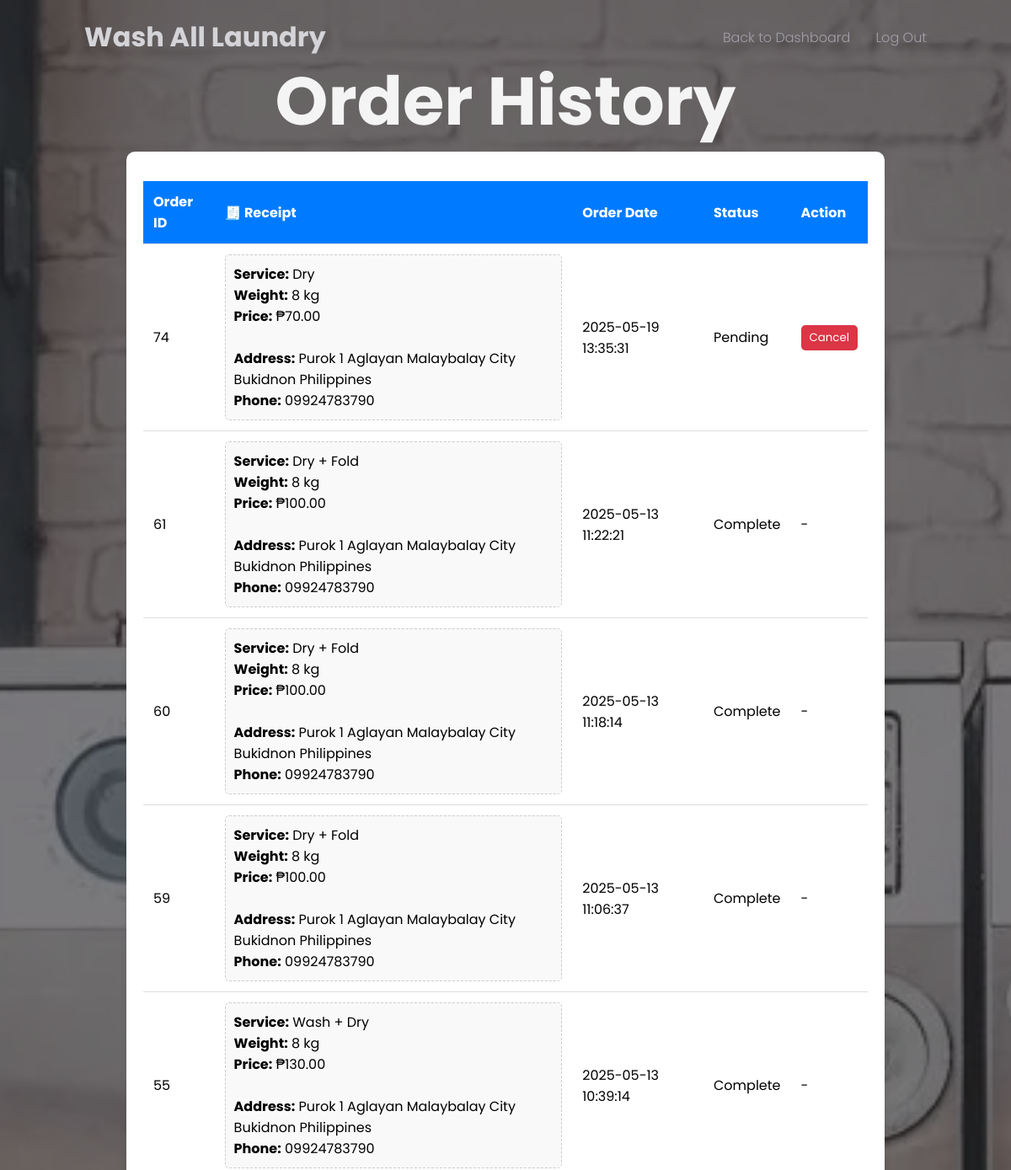
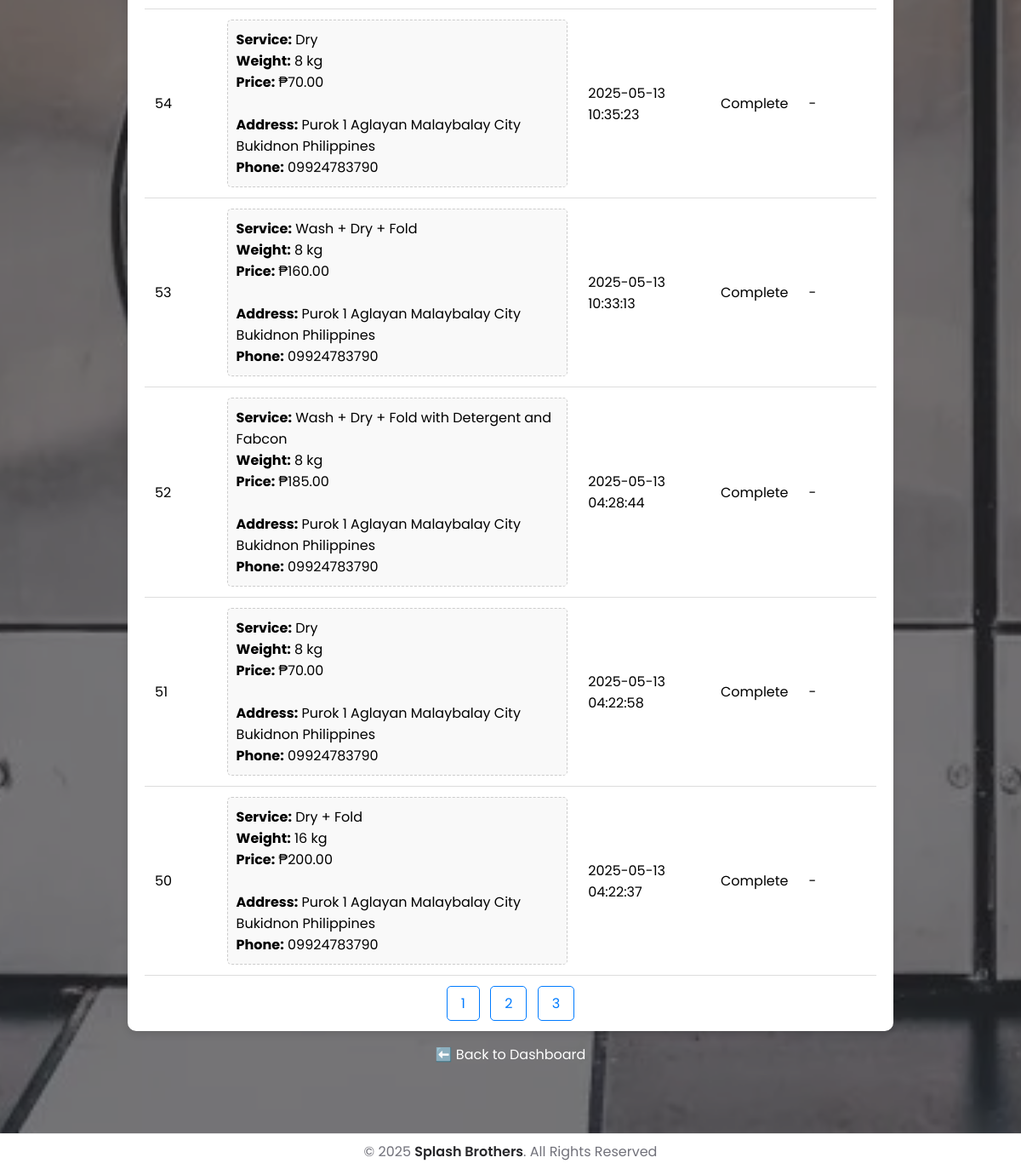
The app's page /order_history.php (signed in) with its own data (2 pictures, top to bottom).
### tables this page shows
CREATE TABLE `orders` (
  `id` int(11) NOT NULL,
  `customer_id` int(11) NOT NULL,
  `service_type` varchar(100) NOT NULL,
  `weight` float NOT NULL,
  `order_date` datetime NOT NULL,
  `status` varchar(50) NOT NULL,
  `total_amount` decimal(10,2) DEFAULT NULL,
  `detergent` varchar(50) DEFAULT NULL,
  `created_at` datetime DEFAULT current_timestamp(),
  `address` varchar(255) NOT NULL,
  `phone` varchar(20) NOT NULL
);

### order_history.php (the view, shortened to what this page needs)
<?php
include 'config.php';
$customer_id = $_SESSION['customer_id'];
$limit = 10;
$page = isset($_GET['page']) ? (int)$_GET['page'] : 1;
$offset = ($page - 1) * $limit;
$sql = "SELECT * FROM orders WHERE customer_id = '$customer_id'";
$sql .= " ORDER BY order_date DESC LIMIT $limit OFFSET $offset";
$result = mysqli_query($conn, $sql);
function calculate_price($service_type, $weight) {
    $base_price = 0;
    $weight_kg = (int)$weight;
    switch ($service_type) {
        case 'Dry': $base_price = 70; break;
        case 'Dry + Fold': $base_price = 100; break;
        case 'Wash + Dry': $base_price = 130; break;
        case 'Wash + Dry + Fold': $base_price = 160; break;
        case 'Wash + Dry + Fold with Detergent and Fabcon': $base_price = 185; break;
    }
    return in_array($weight_kg, [8, 16, 24, 32]) ? $base_price * ($weight_kg / 8) : 0;
}
$total_sql = "SELECT COUNT(*) as total_orders FROM orders WHERE customer_id = '$customer_id'";
$total_result = mysqli_query($conn, $total_sql);
$total_row = mysqli_fetch_assoc($total_result);
$total_orders = $total_row['total_orders'];
$total_pages = ceil($total_orders / $limit);
?>
<!DOCTYPE html>
<html lang="en">
<head>
    <link rel="stylesheet" href="User/style.css">
    <link rel="stylesheet" href="https://cdnjs.cloudflare.com/ajax/libs/font-awesome/6.1.2/css/all.min.css">
    <link rel="stylesheet" href="https://cdnjs.cloudflare.com/ajax/libs/aos/2.3.4/aos.css">
</head>
<body>
<header>
    <a href="#" class="logo" data-aos="fade-down">Wash All Laundry</a>
    <ul class="nav">
        <li data-aos="fade-down"><a href="User/index.php">Back to Dashboard</a></li>
        <li data-aos="fade-down"><a href="index.php">Log Out</a></li>
    </ul>
</header>
<section class="hero_section" id="home">
<div class="content">
            <h2 data-aos="fade-down" data-aos-delay="50">Order History</h2>
    <div class="content container">
        <?php if (mysqli_num_rows($result) > 0): ?>
        <table data-aos="fade-up" data-aos-delay="150">
            <tr>
                <th>Order ID</th>
                <th>🧾 Receipt</th>
                <th>Order Date</th>
                <th>Status</th>
                <th>Action</th>
            </tr>
            <?php while ($row = mysqli_fetch_assoc($result)): ?>
            <tr>
                <td><?php echo $row['id']; ?></td>
                <td>
                    <div class="receipt-box">
                        <strong>Service:</strong> <?php echo htmlspecialchars($row['service_type']); ?><br>
                        <strong>Weight:</strong> <?php echo (int)$row['weight']; ?> kg<br>
                        <strong>Price:</strong> ₱<?php echo number_format(calculate_price($row['service_type'], $row['weight']), 2); ?><br><br>
                        <strong>Address:</strong> <?php echo htmlspecialchars($row['address']); ?><br>
                        <strong>Phone:</strong> <?php echo htmlspecialchars($row['phone']); ?><br>
                    </div>
                </td>
                <td><?php echo $row['order_date']; ?></td>
                <td><?php echo $row['status']; ?></td>
                <td>
                    <?php if ($row['status'] == 'Pending'): ?>
                    <form action="customer_cancel_order.php" method="post">
                        <button type="submit" class="cancel-btn" onclick="return confirm('Cancel this order?')">Cancel</button>
                    </form>
                    <?php else: ?>
                    <span>-</span>
                    <?php endif; ?>
                </td>
            </tr>
            <?php endwhile; ?>
        </table>
        <?php else: ?>
        <p style="color: black;" data-aos="fade-in">You have no orders yet.</p>
        <?php endif; ?>
        <div class="pagination" data-aos="fade-up" data-aos-delay="200">
            <?php for ($i = 1; $i <= $total_pages; $i++): ?>
            <a href="order_history.php?page=<?php echo $i; ?>"><?php echo $i; ?></a>
            <?php endfor; ?>
        </div>
            </div>
            <a style="color: white; margin-top: 15px;" href="dashboard.php" class="back-link">⬅️ Back to Dashboard</a>
            </div>
        </section>
        <div class="cp">
            <p>&copy; 2025 <a href="#">Splash Brothers</a>. All Rights Reserved</p>
        </div>
</body>
</html>

### User/style.css (style rules this page uses)
* { margin: 0; padding: 0; font-family: "Poppins", sans-serif; box-sizing: border-box; scroll-behavior: smooth; border: none; outline: none; list-style: none; text-decoration: none; -webkit-user-select: none; -moz-user-select: none; user-select: none; transition: all 300ms ease; }
body { font-size: 1em; }
section { padding: 80px 20px; display: flex; flex-direction: column; align-items: center; justify-content: center; }
.container { max-width: 1140px; }
header { position: fixed; top: 0; left: 0; width: 100%; padding: 20px 100px; z-index: 100000; display: flex; justify-content: space-between; align-items: center; transition: 0.5s; }
header .logo { color: #D4D4D8; font-weight: 700; font-size: 2em; text-decoration: none; }
header .nav { position: relative; display: flex; }
header .nav li { margin: 0 0 0 30px; }
header .nav li a { color: #A1A1AA; font-weight: 300; }
.hero_section { position: relative; min-height: 100vh; background: url(../User/image/bg4.jpg) no-repeat; background-size: cover; background-position: center; display: flex; align-items: center; justify-content: center; z-index: 1; }
.hero_section::before { content: ""; position: absolute; inset: 0; width: 100%; height: 100%; background-color: #27272A; opacity: 0.6; z-index: -1; }
.hero_section .content { max-width: 900px; display: flex; flex-direction: column; align-items: center; text-align: center; }
.hero_section .content h2 { font-size: 5em; font-weight: 700; line-height: 1; color: #F4F4F5; }
.cp { padding: 8px 20px; border-top: 1px solid rgba(0, 0, 0, 0.1); text-align: center; width: 100%; justify-content: center; }
.cp p { color: #71717A; }
.cp a { color: #27272A; font-weight: 600; }

### order_history.php (style rules this page uses)
.container { max-width: 800px; margin: auto; background-color: white; border-radius: 10px; padding: 20px; box-shadow: 0 4px 10px rgba(0,0,0,0.1); }
table { width: 100%; border-collapse: collapse; margin-top: 15px; }
th, td { padding: 12px; text-align: left; border-bottom: 1px solid #ddd; }
th { background-color: #007bff; color: white; }
.receipt-box { background-color: #f9f9f9; padding: 10px; border-radius: 5px; border: 1px dashed #ccc; }
.cancel-btn { background-color: #dc3545; color: white; padding: 5px 10px; border: none; border-radius: 5px; cursor: pointer; }
.pagination { margin-top: 20px; text-align: center; }
.pagination a { color: #007bff; padding: 8px 16px; text-decoration: none; border-radius: 5px; margin: 0 4px; border: 1px solid #007bff; }

### records on screen
orders: id "74", service_type "Dry", weight "8", calculate_price($row['service_type'], $row['weight']) "70.00", address "Purok 1 Aglayan Malaybalay City Bukidnon Philippines", phone "09924783790", order_date "2025-05-19 13:35:31", status "Pending"
orders: id "61", service_type "Dry + Fold", weight "8", calculate_price($row['service_type'], $row['weight']) "100.00", address "Purok 1 Aglayan Malaybalay City Bukidnon Philippines", phone "09924783790", order_date "2025-05-13 11:22:21", status "Complete"
orders: id "60", service_type "Dry + Fold", weight "8", calculate_price($row['service_type'], $row['weight']) "100.00", address "Purok 1 Aglayan Malaybalay City Bukidnon Philippines", phone "09924783790", order_date "2025-05-13 11:18:14", status "Complete"
orders: id "59", service_type "Dry + Fold", weight "8", calculate_price($row['service_type'], $row['weight']) "100.00", address "Purok 1 Aglayan Malaybalay City Bukidnon Philippines", phone "09924783790", order_date "2025-05-13 11:06:37", status "Complete"
orders: id "55", service_type "Wash + Dry", weight "8", calculate_price($row['service_type'], $row['weight']) "130.00", address "Purok 1 Aglayan Malaybalay City Bukidnon Philippines", phone "09924783790", order_date "2025-05-13 10:39:14", status "Complete"
orders: id "54", service_type "Dry", weight "8", calculate_price($row['service_type'], $row['weight']) "70.00", address "Purok 1 Aglayan Malaybalay City Bukidnon Philippines", phone "09924783790", order_date "2025-05-13 10:35:23", status "Complete"
orders: id "53", service_type "Wash + Dry + Fold", weight "8", calculate_price($row['service_type'], $row['weight']) "160.00", address "Purok 1 Aglayan Malaybalay City Bukidnon Philippines", phone "09924783790", order_date "2025-05-13 10:33:13", status "Complete"
orders: id "52", service_type "Wash + Dry + Fold with Detergent and Fabcon", weight "8", calculate_price($row['service_type'], $row['weight']) "185.00", address "Purok 1 Aglayan Malaybalay City Bukidnon Philippines", phone "09924783790", order_date "2025-05-13 04:28:44", status "Complete"
orders: id "51", service_type "Dry", weight "8", calculate_price($row['service_type'], $row['weight']) "70.00", address "Purok 1 Aglayan Malaybalay City Bukidnon Philippines", phone "09924783790", order_date "2025-05-13 04:22:58", status "Complete"
orders: id "50", service_type "Dry + Fold", weight "16", calculate_price($row['service_type'], $row['weight']) "200.00", address "Purok 1 Aglayan Malaybalay City Bukidnon Philippines", phone "09924783790", order_date "2025-05-13 04:22:37", status "Complete"
